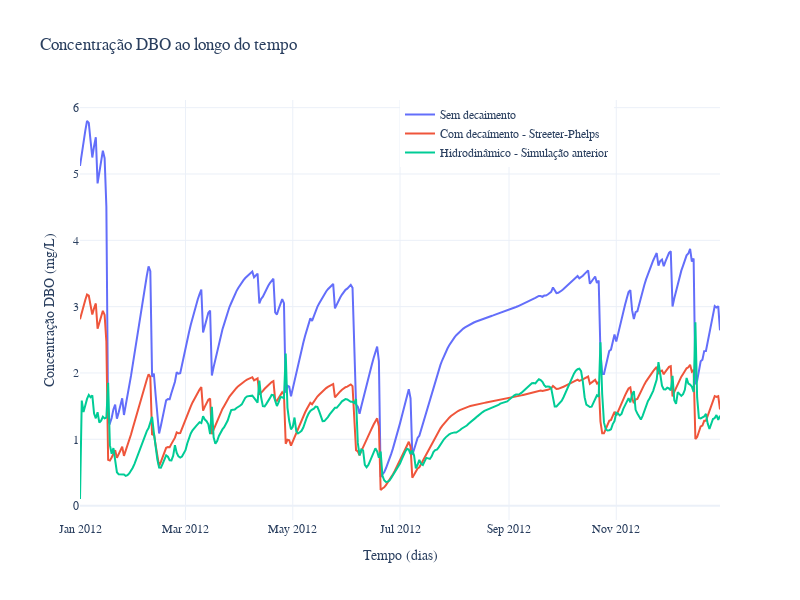

Notebook code for this chart:
### Code cell
trace1 = go.Scatter(x=x, y=concentracao_estrela[365:].values, name='Sem decaimento')
trace2 = go.Scatter(x=x, y=sp_eq(concentracao_estrela[365:].values, .2, 3), name='Com decaímento - Streeter-Phelps')
trace3 = go.Scatter(x=x, y=df2['c_sim'].values, name='Hidrodinâmico - Simulação anterior')

layout = go.Layout(
    title='Concentração DBO ao longo do tempo',
    xaxis=dict(title='Tempo (dias)'),
    yaxis=dict(title='Concentração DBO (mg/L)'),
    legend=dict(x=.5, y=1),
    font=dict(family='CMU Serif'),
    width=800,
    height=600
)


fig = go.Figure(data=[trace1, trace2, trace3], layout=layout)
fig.show()

### Figure 1 — Plotly figure (JSON) as saved in the notebook; plotly's stock layout.template omitted (floating-point values rounded to 4 significant figures; data arrays with more than 128 entries replaced by an {"elided": "..."} marker saying what was removed)
{"data": [{"name": "Sem decaimento", "type": "scatter", "x": {"elided": "365 str values"}, "y": {"elided": "366 float values"}}, {"name": "Com decaímento - Streeter-Phelps", "type": "scatter", "x": {"elided": "365 str values"}, "y": {"elided": "366 float values"}}, {"name": "Hidrodinâmico - Simulação anterior", "type": "scatter", "x": {"elided": "365 str values"}, "y": {"elided": "365 float values"}}], "layout": {"font": {"family": "CMU Serif"}, "height": 600, "legend": {"x": 0.5, "y": 1}, "title": {"text": "Concentração DBO ao longo do tempo"}, "width": 800, "xaxis": {"title": {"text": "Tempo (dias)"}}, "yaxis": {"title": {"text": "Concentração DBO (mg/L)"}}}}
